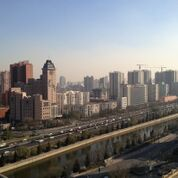
#> input picture haze/test.jpeg, 178 x 178 px
$ python darkimage.py
#> lines starting #> are read from the running program, lines starting #| are printed output that depends on the picture
import cv2
import numpy as np
import copy
BGRimg = cv2.imread("test.jpeg")
#> BGRimg is the input picture: shape (178, 178, 3); mean B, G, R 125.4, 125, 125.5
# 178 * 178
B = BGRimg[:,:,0]
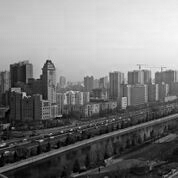
#> B: shape (178, 178); min 0, max 247, mean 125.4
G = BGRimg[:,:,1]
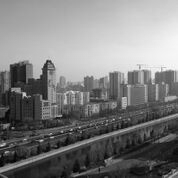
#> G: shape (178, 178); min 0, max 252, mean 125
R = BGRimg[:,:,2]
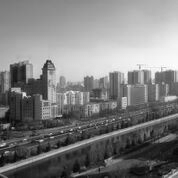
#> R: shape (178, 178); min 2, max 255, mean 125.5
h = len(B)
#> h = 178
w = len(B[0])
#> w = 178
dark_channel = np.zeros((h,w,1), np.uint8)


h_valid_range = [i for i in range(3,h-3)]
#> h_valid_range = 172 values from 3 to 174
w_valid_range = [i for i in range(3,w-3)]
#> w_valid_range = 172 values from 3 to 174
V = 0
V_pos = [0,0]
for i in range(0,h):
    for j in range(0,w):
        low_i = max(i-3,0)
        up_i = min(i+3,h-1)
        low_j = max(j-3,0)
        up_j = min(j+3,w-1)
        B_r = []
        G_r = []
        R_r = []
        for wi in range(low_i,up_i+1):
            for wj in range(low_j,up_j+1):
                B_r.append(B[wi][wj])
                G_r.append(G[wi][wj])
                R_r.append(R[wi][wj])
        #break
        b_min = np.min(B_r)
        g_min = np.min(G_r)
        r_min = np.min(R_r)
        all_min = min(b_min,g_min,r_min)
        dark_channel[i][j] = all_min
        if all_min > V:
            V = all_min
            V_pos[0] = i
            V_pos[1] = j
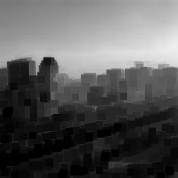
#> dark_channel: shape (178, 178, 1); min 0, max 238, mean 88.6
#> after the loop, V = 238; V_pos = [43, 176]
cv2.imwrite("dark.jpg",dark_channel)
A_B = B[V_pos[0]][V_pos[1]]
#> A_B = 242
A_G = G[V_pos[0]][V_pos[1]]
#> A_G = 246
A_R = R[V_pos[0]][V_pos[1]]
#> A_R = 241
print(A_B)
#| 242
print(A_G)
#| 246
print(A_R)
#| 241
